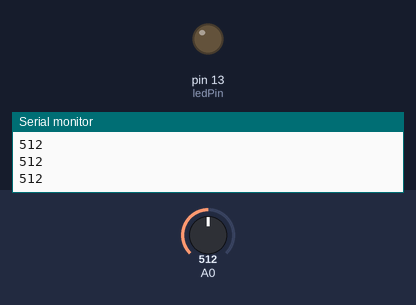
Bench run of a sketch on a simulated Arduino Uno, built with avr-gcc and run on an emulated ATmega328P. On the bench: output pins drawn as LEDs (lit = HIGH), the last lines printed to the serial monitor. The test bench sets the inputs (shaded band); at power-on: A0 = 512.

Above: at 1.2 s.
1.3 s: A0 set to 11
2.8 s: A0 set to 8
At 3.3 s:
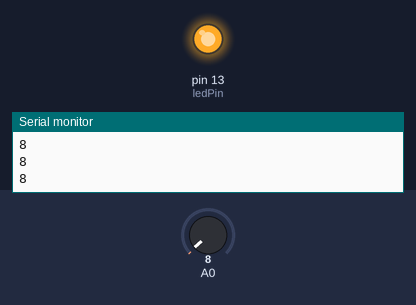
4.3 s: A0 set to 122
At 5.5 s:
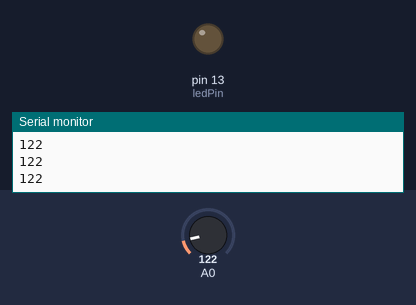
5.8 s: A0 set to 0
At 6.8 s:
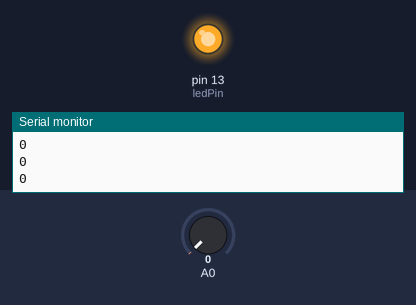
Timing chart, 0 to 8.3 s (numbered marks = the images above; inputs shaded):
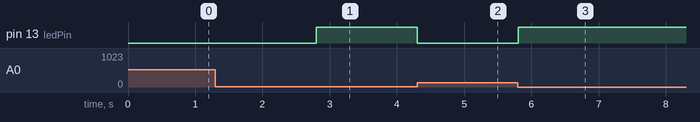

The sketch:

experiment_10.1.ino
```cpp
int ledPin = 13;
int threshold = 10;

void setup()
{
  Serial.begin(9600);
  pinMode(ledPin, OUTPUT);
}

void loop()
{
  int sensorValue = analogRead(A0);

  if (sensorValue < threshold) {
    digitalWrite(ledPin, HIGH);
  } else {
    digitalWrite(ledPin, LOW);
  }
  Serial.println(sensorValue);
}
```

Measured:
- the behaviour switches between 10 and 9 on A0 (found by bisection; images 0 and 1)
- after the input at 2.8 s, pin 13 (ledPin): LOW → HIGH at once
- after the input at 4.3 s, pin 13 (ledPin): HIGH → LOW at once
- after the input at 5.8 s, pin 13 (ledPin): LOW → HIGH at once
